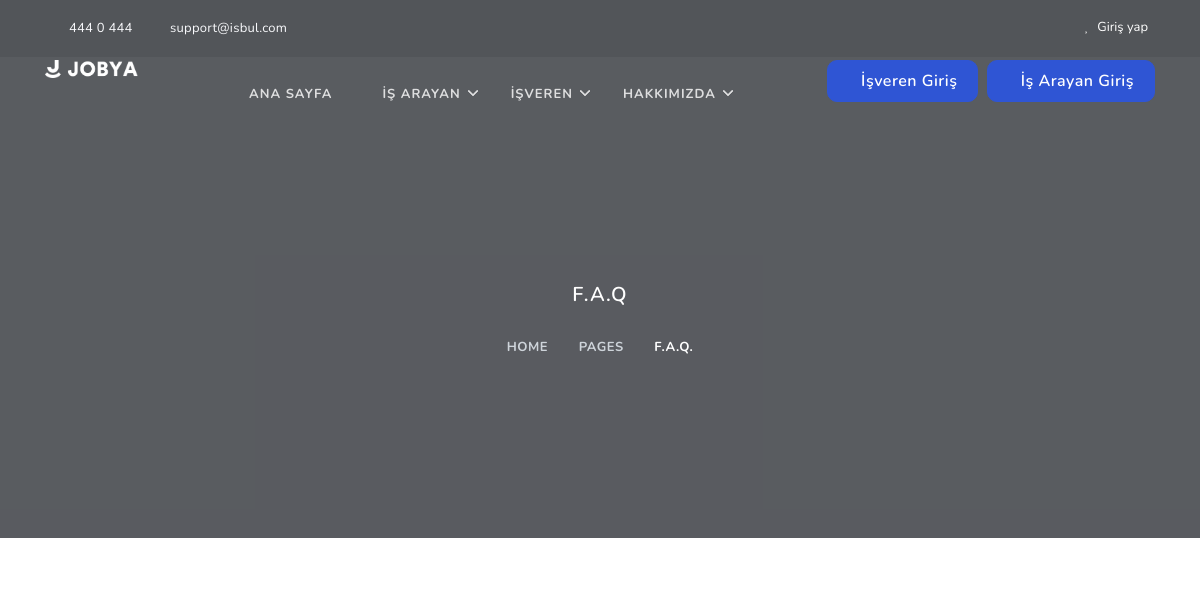
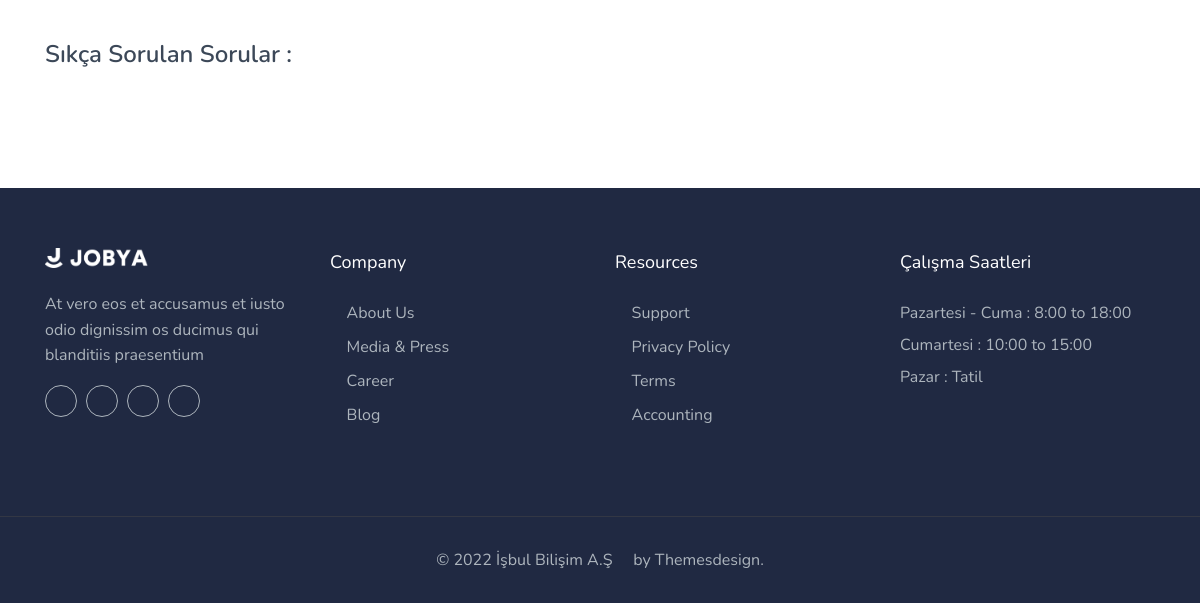
Page /faq/ on the earlier database version (2 pictures, top to bottom).
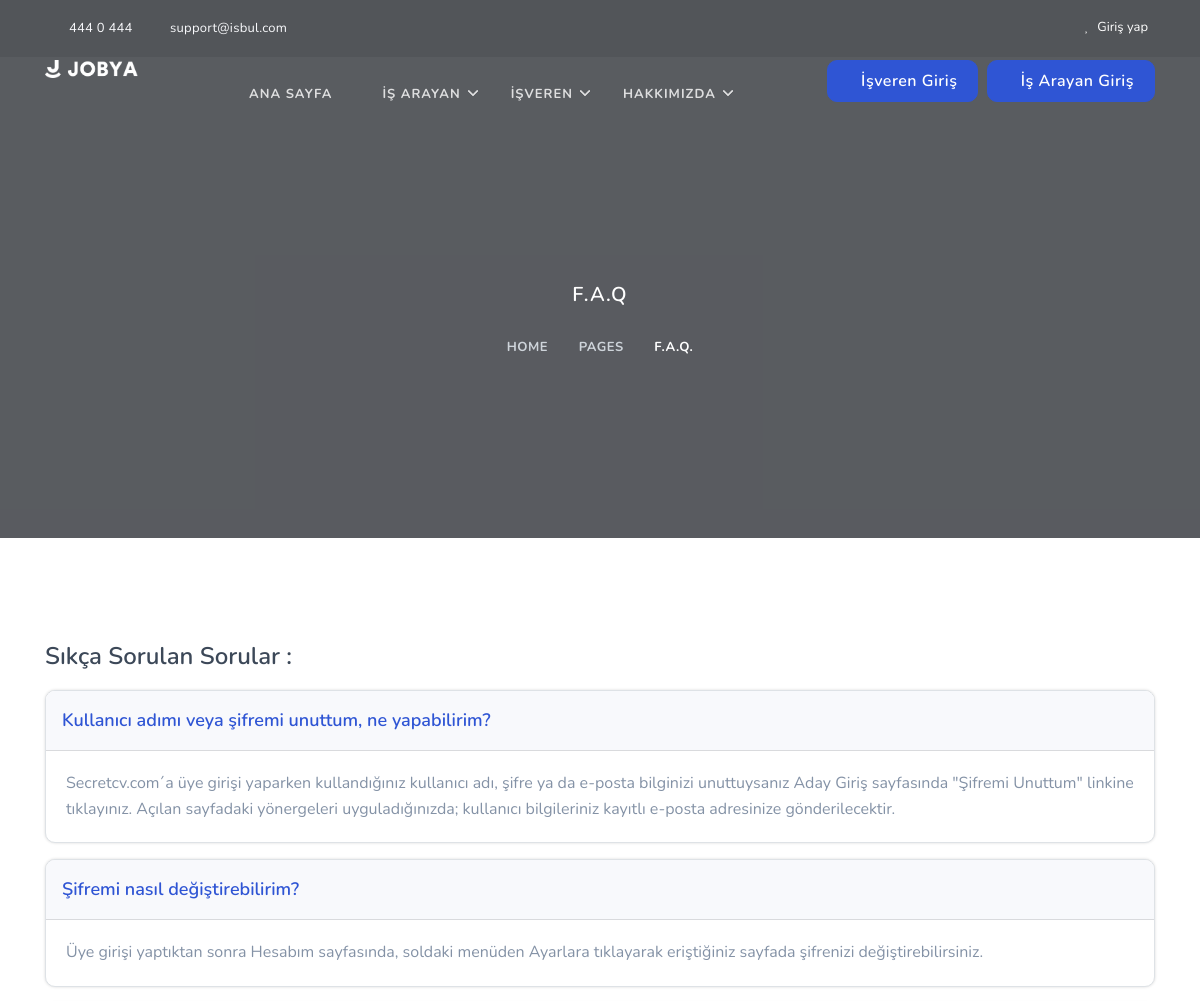
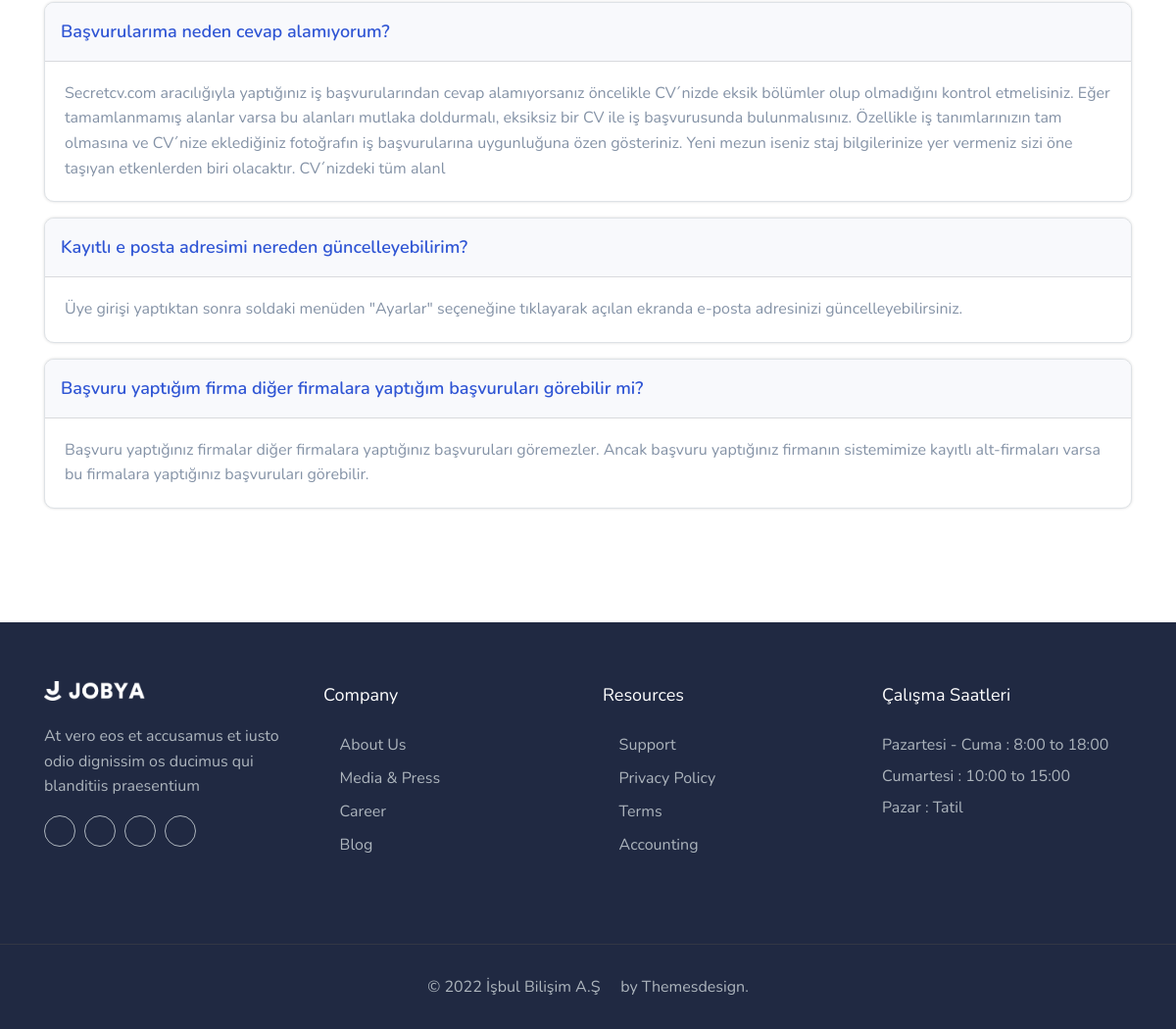
Same page on the later database version (2 pictures, top to bottom).
### home/models.py (models this page shows, shortened)
class FAQ(models.Model):
    question = models.CharField(blank=True, max_length=200)
    answer = models.CharField(blank=True, max_length=500)
    status = models.CharField(max_length=10, choices=STATUS)
    create_at = models.DateTimeField(auto_now_add=True)
    update_at = models.DateTimeField(auto_now=True)

### home/views.py (the view)
# urls.py: path('faq/', views.faq, name='faq'),
def faq(request):
    setting = Setting.objects.get(id=1)
    faqs = FAQ.objects.all()
    context = {'setting': setting,
               'faqs': faqs,
               }
    return render(request, 'faq.html', context)

### home/templates/faq.html (shortened to what this page needs)
{% extends 'homebase.html' %}
{% block header %} {% include 'header.html' %}  {% endblock %}
{% block footer %} {% include 'footer.html' %}  {% endblock %}
{% block body %}
{% load static %}
    <section class="bg-half page-next-level">
        <div class="bg-overlay"></div>
        <div class="container">
            <div class="row justify-content-center">
                <div class="col-md-6">
                    <div class="text-center text-white">
                        <h4 class="text-uppercase title mb-4">F.A.Q</h4>
                        <ul class="page-next d-inline-block mb-0">
                            <li><a href="index.html" class="text-uppercase font-weight-bold">Home</a></li>
                            <li><a href="#" class="text-uppercase font-weight-bold">Pages</a></li>
                            <li>
                                <span class="text-uppercase text-white font-weight-bold">F.A.Q.</span>
                            </li>
                        </ul>
                    </div>
                </div>
            </div>
        </div>
    </section>
    <section class="section">
        <div class="container">
            <div class="row">
                <div class="col-lg-12">
                    <div class="faq-content">
                        <h4 class="text-dark">Sıkça Sorulan Sorular :</h4>
                        <div class="faq-content mt-3">
                            <div class="accordion" id="accordionExample">
                                {%for faq in faqs%}
                                <div class="card border rounded shadow mb-3">
                                    <a data-toggle="collapse" href="#collapseOne" class="faq position-relative" aria-expanded="true" aria-controls="collapseOne">
                                        <div class="card-header bg-light p-3" id="headingOne">
                                            <h4 class="title mb-0 faq-question">{{faq.question}}</h4>
                                        </div>
                                    </a>
                                    <div id="collapseOne" class="collapse show" aria-labelledby="headingOne" data-parent="#accordionExample">
                                        <div class="card-body">
                                            <p class="text-muted mb-0 faq-ans">{{faq.answer}}</p>
                                        </div>
                                    </div>
                                </div>
                                {%endfor%}
                            </div>
                        </div>
                    </div>
                </div>
            </div>
        </div>
    </section>
{% endblock %}

### home/templates/homebase.html (shortened to what this page needs)
<html lang="en" class="no-js">
<head>
    {% load static %}
    <link rel="stylesheet" href="{% static 'css/bootstrap.min.css' %}" type="text/css">
    <link rel="stylesheet" type="text/css" href="{% static 'css/materialdesignicons.min.css' %}"/>
    <link rel="stylesheet" type="text/css" href="{% static 'css/fontawesome.css' %}"/>
    <link rel="stylesheet" type="text/css" href="{% static 'css/selectize.css' %}"/>
    <link rel="stylesheet" type="text/css" href="{% static 'css/nice-select.css' %}"/>
    <link rel="stylesheet" href="{% static 'css/owl.carousel.css' %}"/>
    <link rel="stylesheet" href="{% static 'css/owl.theme.css' %}"/>
    <link rel="stylesheet" href="{% static 'css/owl.transitions.css' %}"/>
    <link rel="stylesheet" type="text/css" href="{% static 'css/style.css' %}"/>
</head>
<body>
{% block header %} {% endblock %}
{% block body %} {% endblock %}
{% block footer %} {% endblock %}
</body>
</html>

### home/templates/header.html (shortened to what this page needs)
{% load static %}
<header id="topnav" class="defaultscroll scroll-active">
    {% if user.id is not None %}
    <div class="tagline">
        <div class="container">
            <div class="float-left">
                <div class="email">
                    <a href="#">
                        <i class="mdi mdi-email"></i> {{user.email}}
                    </a>
                </div>
            </div>
            <div class="float-right">
                <ul class="topbar-list list-unstyled d-flex" style="margin: 11px 0px;">
                    <li class="list-inline-item"><a href="javascript:void(0);"><i class="mdi mdi-account mr-2"></i>
                        {{user.first_name }} {{user.last_name}}</a></li>
                    <li class="list-inline-item"><a href="/logout"><i class="mdi mdi-logout mr-2"></i>Çıkış Yap</a></li>
                </ul>
            </div>
            <div class="clearfix"></div>
        </div>
    </div>
    {%else%}
    <div class="tagline">
        <div class="container">
            <div class="float-left">
                <div class="phone">
                    <i class="mdi mdi-phone-classic"></i> 444 0 444
                </div>
                <div class="email">
                    <a href="#">
                        <i class="mdi mdi-email"></i> support@isbul.com
                    </a>
                </div>
            </div>
            <div class="float-right">
                <ul class="topbar-list list-unstyled d-flex" style="margin: 11px 0px;">
                    <li class="list-inline-item"><a href="/login"><i class="mdi mdi-account mr-2"></i>Giriş yap</a></li>
                </ul>
            </div>
            <div class="clearfix"></div>
        </div>
    </div>
    {%endif%}
    <div class="container">
        <div>
            <a href="/" class="logo">
                <img src=" {% static 'images/logo-light.png' %} " alt="" class="logo-light" height="18"/>
            </a>
        </div>
        <div class="buy-button">
            <a href="/login" class="btn btn-primary"><i class="mdi mdi-login"></i>İş Arayan Giriş</a>
        </div>
        <div class="buy-button">
            <a> &nbsp;&nbsp;</a>
        </div>
        <div class="buy-button">
            <a href="/company-login" class="btn btn-primary"><i class="mdi mdi-login"></i>İşveren Giriş</a>
        </div>
        <div id="navigation">
            <ul class="navigation-menu">
                <li><a href="/home">Ana Sayfa</a></li>
                 <li class="has-submenu">
                    <a href="javascript:void(0)">İş Arayan</a><span class="menu-arrow"></span>
                </li>
                <li class="has-submenu">
                    <a href="javascript:void(0)">İşveren</a><span class="menu-arrow"></span>
                </li>
                <li class="has-submenu">
                    <a href="javascript:void(0)">Hakkımızda</a><span class="menu-arrow"></span>
                </li>
            </ul>
        </div>
    </div>
</header>

### home/templates/footer.html (shortened to what this page needs)
    {% load static %}
    <footer class="footer">
        <div class="container">
            <div class="row">
                <div class="col-lg-3 col-12 mb-0 mb-md-4 pb-0 pb-md-2">
                    <a href="javascript:void(0)"><img src="{% static 'images/logo-light.png' %}" height="20" alt=""></a>
                    <p class="mt-4">At vero eos et accusamus et iusto odio dignissim os ducimus qui blanditiis praesentium</p>
                    <ul class="social-icon social list-inline mb-0">
                        <li class="list-inline-item"><a href="#" class="rounded"><i class="mdi mdi-facebook"></i></a></li>
                        <li class="list-inline-item"><a href="#" class="rounded"><i class="mdi mdi-twitter"></i></a></li>
                        <li class="list-inline-item"><a href="#" class="rounded"><i class="mdi mdi-instagram"></i></a></li>
                        <li class="list-inline-item"><a href="#" class="rounded"><i class="mdi mdi-google"></i></a></li>
                    </ul>
                </div>
                <div class="col-lg-3 col-md-4 col-12 mt-4 mt-sm-0 pt-2 pt-sm-0">
                    <p class="text-white mb-4 footer-list-title">Company</p>
                    <ul class="list-unstyled footer-list">
                        <li><a href="#" class="text-foot"><i class="mdi mdi-chevron-right"></i> About Us</a></li>
                        <li><a href="#" class="text-foot"><i class="mdi mdi-chevron-right"></i> Media & Press</a></li>
                        <li><a href="#" class="text-foot"><i class="mdi mdi-chevron-right"></i> Career</a></li>
                        <li><a href="#" class="text-foot"><i class="mdi mdi-chevron-right"></i> Blog</a></li>
                    </ul>
                </div>
                <div class="col-lg-3 col-md-4 col-12 mt-4 mt-sm-0 pt-2 pt-sm-0">
                    <p class="text-white mb-4 footer-list-title">Resources</p>
                    <ul class="list-unstyled footer-list">
                        <li><a href="#" class="text-foot"><i class="mdi mdi-chevron-right"></i> Support</a></li>
                        <li><a href="#" class="text-foot"><i class="mdi mdi-chevron-right"></i> Privacy Policy</a></li>
                        <li><a href="#" class="text-foot"><i class="mdi mdi-chevron-right"></i> Terms</a></li>
                        <li><a href="#" class="text-foot"><i class="mdi mdi-chevron-right"></i> Accounting </a></li>
                    </ul>
                </div>
                <div class="col-lg-3 col-md-4 col-12 mt-4 mt-sm-0 pt-2 pt-sm-0">
                    <p class="text-white mb-4 footer-list-title f-17">Çalışma Saatleri</p>
                    <ul class="list-unstyled text-foot mt-4 mb-0">
                        <li>Pazartesi - Cuma : 8:00 to 18:00</li>
                        <li class="mt-2">Cumartesi : 10:00 to 15:00</li>
                        <li class="mt-2">Pazar : Tatil</li>
                    </ul>
                </div>
            </div>
        </div>
    </footer>
    <footer class="footer footer-bar">
        <div class="container text-center">
            <div class="row justify-content-center">
                <div class="col-12">
                    <div class="">
                        <p class="mb-0">© 2022 İşbul Bilişim A.Ş <i class="mdi mdi-heart text-danger"></i> by Themesdesign.</p>
                    </div>
                </div>
            </div>
        </div>
    </footer>

Differences in the rows shown:
added FAQ: question "Kullanıcı adımı veya şifremi unuttum, ne yapabilirim?", answer "Secretcv.com´a üye girişi yaparken kullandığınız kullanıcı adı, şifre ya da e-posta bilginizi unuttuysanız Aday Giriş sayfasında \"Şifremi Unuttum\" linkine tıklayınız. Açılan sayfadaki yönergeleri uyguladığınızda; kullanıcı bilgileriniz kayıtlı e-posta adresinize gönderilecektir."
added FAQ: question "Şifremi nasıl değiştirebilirim?", answer "Üye girişi yaptıktan sonra Hesabım sayfasında, soldaki menüden Ayarlara tıklayarak eriştiğiniz sayfada şifrenizi değiştirebilirsiniz."
added FAQ: question "Başvurularıma neden cevap alamıyorum?", answer "Secretcv.com aracılığıyla yaptığınız iş başvurularından cevap alamıyorsanız öncelikle CV´nizde eksik bölümler olup olmadığını kontrol etmelisiniz. Eğer tamamlanmamış alanlar varsa bu alanları mutlaka doldurmalı, eksiksiz bir CV ile iş başvurusunda bulunmalısınız. Özellikle iş tanımlarınızın tam olmasına ve CV´nize eklediğiniz fotoğrafın iş başvurularına uygunluğuna özen gösteriniz. Yeni mezun iseniz staj bilgilerinize yer vermeniz sizi öne taşıyan etkenlerden biri olacaktır. CV´nizdeki tüm alanl"
added FAQ: question "Kayıtlı e posta adresimi nereden güncelleyebilirim?", answer "Üye girişi yaptıktan sonra soldaki menüden \"Ayarlar\" seçeneğine tıklayarak açılan ekranda e-posta adresinizi güncelleyebilirsiniz."
added FAQ: question "Başvuru yaptığım firma diğer firmalara yaptığım başvuruları görebilir mi?", answer "Başvuru yaptığınız firmalar diğer firmalara yaptığınız başvuruları göremezler. Ancak başvuru yaptığınız firmanın sistemimize kayıtlı alt-firmaları varsa bu firmalara yaptığınız başvuruları görebilir."
